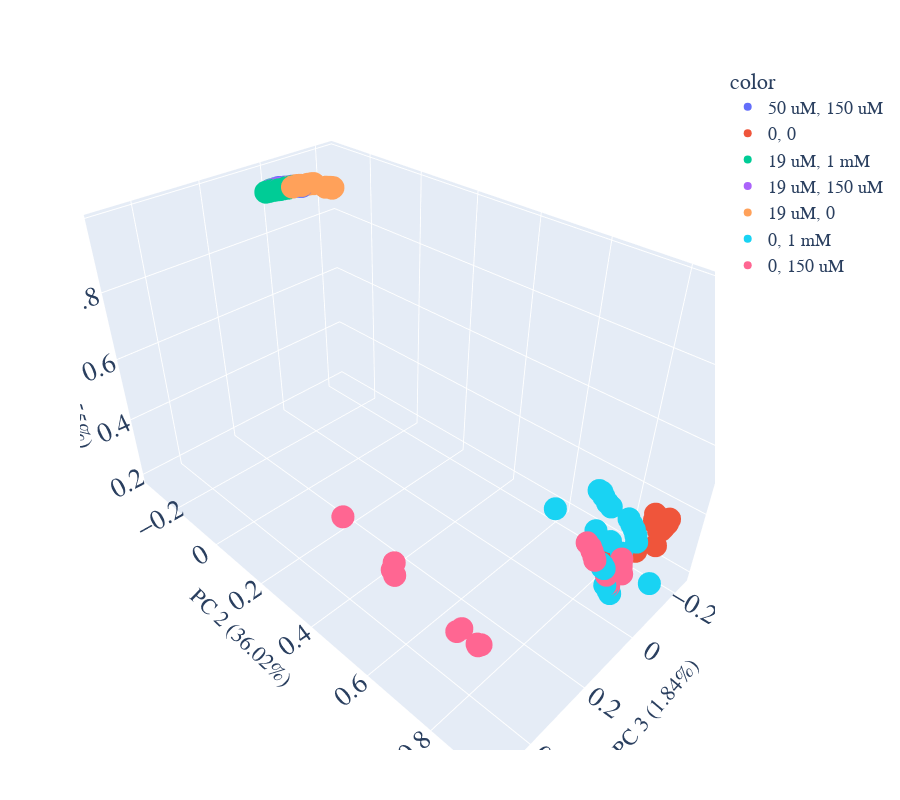

Notebook cell for this chart:
### Code cell
reload(analysis)
var=analysis.multivar(y,x,mydic)
var.pca_3d()
